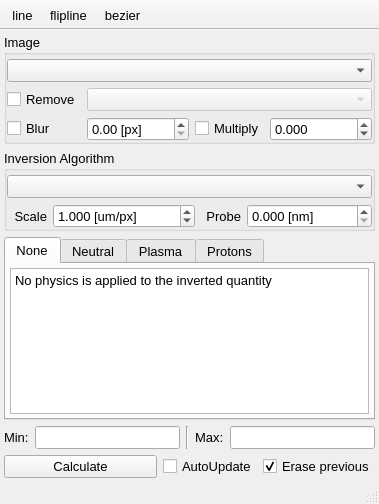
<?xml version="1.0" encoding="UTF-8"?>
<ui version="4.0">
 <class>IntegralInversion</class>
 <widget class="QMainWindow" name="IntegralInversion">
  <property name="geometry">
   <rect>
    <x>0</x>
    <y>0</y>
    <width>379</width>
    <height>504</height>
   </rect>
  </property>
  <property name="font">
   <font>
    <pointsize>10</pointsize>
   </font>
  </property>
  <property name="windowTitle">
   <string>Inversion</string>
  </property>
  <property name="unifiedTitleAndToolBarOnMac">
   <bool>true</bool>
  </property>
  <widget class="QWidget" name="centralwidget">
   <layout class="QGridLayout" name="gridLayout_3" rowstretch="0,0,1,0,0,0" columnstretch="1,0,0">
    <property name="leftMargin">
     <number>4</number>
    </property>
    <property name="topMargin">
     <number>4</number>
    </property>
    <property name="rightMargin">
     <number>4</number>
    </property>
    <property name="bottomMargin">
     <number>4</number>
    </property>
    <item row="2" column="0" colspan="3">
     <widget class="QTabWidget" name="physTabs">
      <property name="font">
       <font>
        <pointsize>10</pointsize>
       </font>
      </property>
      <property name="autoFillBackground">
       <bool>true</bool>
      </property>
      <property name="currentIndex">
       <number>0</number>
      </property>
      <property name="neutrinoSave" stdset="0">
       <bool>true</bool>
      </property>
      <widget class="QWidget" name="N_NONE">
       <attribute name="title">
        <string>None</string>
       </attribute>
       <layout class="QGridLayout" name="gridLayout_8">
        <property name="leftMargin">
         <number>4</number>
        </property>
        <property name="topMargin">
         <number>4</number>
        </property>
        <property name="rightMargin">
         <number>4</number>
        </property>
        <property name="bottomMargin">
         <number>4</number>
        </property>
        <item row="0" column="0">
         <widget class="QPlainTextEdit" name="plainTextEdit">
          <property name="font">
           <font>
            <pointsize>10</pointsize>
           </font>
          </property>
          <property name="autoFillBackground">
           <bool>true</bool>
          </property>
          <property name="plainText">
           <string>No physics is applied to the inverted quantity</string>
          </property>
          <property name="neutrinoSave" stdset="0">
           <bool>true</bool>
          </property>
         </widget>
        </item>
       </layout>
      </widget>
      <widget class="QWidget" name="N_NEUTRAL">
       <attribute name="title">
        <string>Neutral</string>
       </attribute>
       <layout class="QGridLayout" name="gridLayout_7">
        <property name="leftMargin">
         <number>4</number>
        </property>
        <property name="topMargin">
         <number>4</number>
        </property>
        <property name="rightMargin">
         <number>4</number>
        </property>
        <property name="bottomMargin">
         <number>4</number>
        </property>
        <item row="1" column="1">
         <widget class="QLineEdit" name="molarRefr_le">
          <property name="neutrinoSave" stdset="0">
           <bool>true</bool>
          </property>
         </widget>
        </item>
        <item row="1" column="0">
         <widget class="QLabel" name="label_2">
          <property name="font">
           <font>
            <pointsize>10</pointsize>
           </font>
          </property>
          <property name="text">
           <string>Molar Refractivity</string>
          </property>
         </widget>
        </item>
        <item row="2" column="0" colspan="2">
         <widget class="QPlainTextEdit" name="plainTextEdit_2">
          <property name="plainText">
           <string>Density calculated assuming neutral gas of the specified molar refractivity:
K[H2]=2.01e-6, K[He]=5.23e-7, K[Ar]=4.2e-6
</string>
          </property>
          <property name="neutrinoSave" stdset="0">
           <bool>true</bool>
          </property>
         </widget>
        </item>
       </layout>
      </widget>
      <widget class="QWidget" name="N_PLASMA">
       <attribute name="title">
        <string>Plasma</string>
       </attribute>
       <layout class="QGridLayout" name="gridLayout_9">
        <property name="leftMargin">
         <number>4</number>
        </property>
        <property name="topMargin">
         <number>4</number>
        </property>
        <property name="rightMargin">
         <number>4</number>
        </property>
        <property name="bottomMargin">
         <number>4</number>
        </property>
        <item row="0" column="0">
         <widget class="QPlainTextEdit" name="plainTextEdit_3">
          <property name="font">
           <font>
            <pointsize>10</pointsize>
           </font>
          </property>
          <property name="frameShape">
           <enum>QFrame::Panel</enum>
          </property>
          <property name="plainText">
           <string>Cold plasma dispersion law. Electron density in [m-3]</string>
          </property>
          <property name="neutrinoSave" stdset="0">
           <bool>false</bool>
          </property>
         </widget>
        </item>
       </layout>
      </widget>
      <widget class="QWidget" name="N_PROTONS">
       <attribute name="title">
        <string>Protons</string>
       </attribute>
       <layout class="QGridLayout" name="gridLayout_4">
        <property name="leftMargin">
         <number>4</number>
        </property>
        <property name="topMargin">
         <number>4</number>
        </property>
        <property name="rightMargin">
         <number>4</number>
        </property>
        <property name="bottomMargin">
         <number>4</number>
        </property>
        <item row="1" column="1">
         <widget class="QDoubleSpinBox" name="distance">
          <property name="font">
           <font>
            <pointsize>10</pointsize>
           </font>
          </property>
          <property name="suffix">
           <string> [cm]</string>
          </property>
          <property name="decimals">
           <number>3</number>
          </property>
          <property name="maximum">
           <double>99999.000000000000000</double>
          </property>
          <property name="neutrinoSave" stdset="0">
           <bool>true</bool>
          </property>
         </widget>
        </item>
        <item row="2" column="1">
         <widget class="QDoubleSpinBox" name="magnificaton">
          <property name="font">
           <font>
            <pointsize>10</pointsize>
           </font>
          </property>
          <property name="decimals">
           <number>3</number>
          </property>
          <property name="maximum">
           <double>99999.000000000000000</double>
          </property>
          <property name="neutrinoSave" stdset="0">
           <bool>true</bool>
          </property>
         </widget>
        </item>
        <item row="0" column="1">
         <widget class="QDoubleSpinBox" name="energy">
          <property name="font">
           <font>
            <pointsize>10</pointsize>
           </font>
          </property>
          <property name="suffix">
           <string> [MeV]</string>
          </property>
          <property name="decimals">
           <number>3</number>
          </property>
          <property name="maximum">
           <double>99999.000000000000000</double>
          </property>
          <property name="neutrinoSave" stdset="0">
           <bool>true</bool>
          </property>
         </widget>
        </item>
        <item row="1" column="0">
         <widget class="QLabel" name="label_5">
          <property name="font">
           <font>
            <pointsize>10</pointsize>
           </font>
          </property>
          <property name="text">
           <string>Distance</string>
          </property>
          <property name="alignment">
           <set>Qt::AlignRight|Qt::AlignTrailing|Qt::AlignVCenter</set>
          </property>
         </widget>
        </item>
        <item row="2" column="0">
         <widget class="QLabel" name="label_6">
          <property name="font">
           <font>
            <pointsize>10</pointsize>
           </font>
          </property>
          <property name="text">
           <string>Magnification</string>
          </property>
          <property name="alignment">
           <set>Qt::AlignRight|Qt::AlignTrailing|Qt::AlignVCenter</set>
          </property>
         </widget>
        </item>
        <item row="0" column="0">
         <widget class="QLabel" name="label_4">
          <property name="font">
           <font>
            <pointsize>10</pointsize>
           </font>
          </property>
          <property name="text">
           <string>Energy</string>
          </property>
          <property name="alignment">
           <set>Qt::AlignRight|Qt::AlignTrailing|Qt::AlignVCenter</set>
          </property>
         </widget>
        </item>
        <item row="3" column="0">
         <spacer name="verticalSpacer">
          <property name="orientation">
           <enum>Qt::Vertical</enum>
          </property>
          <property name="sizeHint" stdset="0">
           <size>
            <width>20</width>
            <height>40</height>
           </size>
          </property>
         </spacer>
        </item>
       </layout>
      </widget>
     </widget>
    </item>
    <item row="5" column="0">
     <widget class="QPushButton" name="doInversion">
      <property name="font">
       <font>
        <pointsize>10</pointsize>
       </font>
      </property>
      <property name="text">
       <string>Calculate</string>
      </property>
     </widget>
    </item>
    <item row="5" column="1">
     <widget class="QCheckBox" name="autoUpdate">
      <property name="font">
       <font>
        <pointsize>10</pointsize>
       </font>
      </property>
      <property name="text">
       <string>AutoUpdate</string>
      </property>
      <property name="neutrinoSave" stdset="0">
       <bool>true</bool>
      </property>
     </widget>
    </item>
    <item row="5" column="2">
     <widget class="QCheckBox" name="erasePrevious">
      <property name="font">
       <font>
        <pointsize>10</pointsize>
       </font>
      </property>
      <property name="text">
       <string>Erase previous</string>
      </property>
      <property name="checked">
       <bool>true</bool>
      </property>
      <property name="neutrinoSave" stdset="0">
       <bool>true</bool>
      </property>
     </widget>
    </item>
    <item row="1" column="0" colspan="3">
     <widget class="QGroupBox" name="groupBox_2">
      <property name="font">
       <font>
        <pointsize>10</pointsize>
       </font>
      </property>
      <property name="title">
       <string>Inversion Algorithm</string>
      </property>
      <layout class="QGridLayout" name="gridLayout" columnstretch="0,0,0,0">
       <property name="leftMargin">
        <number>0</number>
       </property>
       <property name="topMargin">
        <number>4</number>
       </property>
       <property name="rightMargin">
        <number>0</number>
       </property>
       <property name="bottomMargin">
        <number>0</number>
       </property>
       <item row="1" column="3">
        <widget class="QDoubleSpinBox" name="probeLambda_sb">
         <property name="font">
          <font>
           <pointsize>10</pointsize>
          </font>
         </property>
         <property name="suffix">
          <string> [nm]</string>
         </property>
         <property name="decimals">
          <number>3</number>
         </property>
         <property name="maximum">
          <double>999999999.000000000000000</double>
         </property>
         <property name="neutrinoSave" stdset="0">
          <bool>true</bool>
         </property>
        </widget>
       </item>
       <item row="1" column="1">
        <widget class="QDoubleSpinBox" name="imgRes_sb">
         <property name="sizePolicy">
          <sizepolicy hsizetype="Fixed" vsizetype="Fixed">
           <horstretch>0</horstretch>
           <verstretch>0</verstretch>
          </sizepolicy>
         </property>
         <property name="font">
          <font>
           <pointsize>10</pointsize>
          </font>
         </property>
         <property name="suffix">
          <string> [um/px]</string>
         </property>
         <property name="decimals">
          <number>3</number>
         </property>
         <property name="maximum">
          <double>999999.000000000000000</double>
         </property>
         <property name="value">
          <double>1.000000000000000</double>
         </property>
         <property name="neutrinoSave" stdset="0">
          <bool>true</bool>
         </property>
        </widget>
       </item>
       <item row="1" column="0">
        <widget class="QLabel" name="label_3">
         <property name="font">
          <font>
           <pointsize>10</pointsize>
          </font>
         </property>
         <property name="text">
          <string>Scale</string>
         </property>
         <property name="alignment">
          <set>Qt::AlignRight|Qt::AlignTrailing|Qt::AlignVCenter</set>
         </property>
        </widget>
       </item>
       <item row="1" column="2">
        <widget class="QLabel" name="label">
         <property name="font">
          <font>
           <pointsize>10</pointsize>
          </font>
         </property>
         <property name="text">
          <string>Probe</string>
         </property>
         <property name="alignment">
          <set>Qt::AlignRight|Qt::AlignTrailing|Qt::AlignVCenter</set>
         </property>
        </widget>
       </item>
       <item row="0" column="0" colspan="4">
        <widget class="QComboBox" name="invAlgo_cb">
         <property name="font">
          <font>
           <pointsize>10</pointsize>
          </font>
         </property>
         <property name="neutrinoSave" stdset="0">
          <bool>false</bool>
         </property>
        </widget>
       </item>
      </layout>
     </widget>
    </item>
    <item row="0" column="0" colspan="3">
     <widget class="QGroupBox" name="groupBox_14">
      <property name="font">
       <font>
        <pointsize>10</pointsize>
       </font>
      </property>
      <property name="title">
       <string>Image</string>
      </property>
      <layout class="QGridLayout" name="gridLayout_2" columnstretch="0,1,0,1">
       <property name="leftMargin">
        <number>0</number>
       </property>
       <property name="topMargin">
        <number>4</number>
       </property>
       <property name="rightMargin">
        <number>0</number>
       </property>
       <property name="bottomMargin">
        <number>0</number>
       </property>
       <item row="1" column="0">
        <widget class="QCheckBox" name="refphase_checkb">
         <property name="enabled">
          <bool>true</bool>
         </property>
         <property name="font">
          <font>
           <pointsize>10</pointsize>
          </font>
         </property>
         <property name="text">
          <string>Remove</string>
         </property>
         <property name="neutrinoSave" stdset="0">
          <bool>true</bool>
         </property>
        </widget>
       </item>
       <item row="2" column="3">
        <widget class="QDoubleSpinBox" name="multiply_sb">
         <property name="font">
          <font>
           <pointsize>10</pointsize>
          </font>
         </property>
         <property name="decimals">
          <number>3</number>
         </property>
         <property name="minimum">
          <double>-99.998999999999995</double>
         </property>
         <property name="maximum">
          <double>100.000000000000000</double>
         </property>
         <property name="neutrinoSave" stdset="0">
          <bool>true</bool>
         </property>
        </widget>
       </item>
       <item row="2" column="1">
        <widget class="QDoubleSpinBox" name="blurRadius_sb">
         <property name="enabled">
          <bool>true</bool>
         </property>
         <property name="font">
          <font>
           <pointsize>10</pointsize>
          </font>
         </property>
         <property name="suffix">
          <string> [px]</string>
         </property>
         <property name="maximum">
          <double>999.990000000000009</double>
         </property>
         <property name="neutrinoSave" stdset="0">
          <bool>true</bool>
         </property>
        </widget>
       </item>
       <item row="2" column="0">
        <widget class="QCheckBox" name="blurRadius_checkb">
         <property name="font">
          <font>
           <pointsize>10</pointsize>
          </font>
         </property>
         <property name="text">
          <string>Blur</string>
         </property>
         <property name="neutrinoSave" stdset="0">
          <bool>true</bool>
         </property>
        </widget>
       </item>
       <item row="2" column="2">
        <widget class="QCheckBox" name="multiply_checkb">
         <property name="font">
          <font>
           <pointsize>10</pointsize>
          </font>
         </property>
         <property name="text">
          <string>Multiply</string>
         </property>
         <property name="neutrinoSave" stdset="0">
          <bool>true</bool>
         </property>
        </widget>
       </item>
       <item row="1" column="1" colspan="3">
        <widget class="QComboBox" name="refphase_cb">
         <property name="enabled">
          <bool>false</bool>
         </property>
         <property name="font">
          <font>
           <pointsize>10</pointsize>
          </font>
         </property>
         <property name="neutrinoImage" stdset="0">
          <bool>true</bool>
         </property>
        </widget>
       </item>
       <item row="0" column="0" colspan="4">
        <widget class="QComboBox" name="image">
         <property name="font">
          <font>
           <pointsize>10</pointsize>
          </font>
         </property>
         <property name="neutrinoImage" stdset="0">
          <bool>true</bool>
         </property>
        </widget>
       </item>
      </layout>
     </widget>
    </item>
    <item row="3" column="0" colspan="3">
     <widget class="QWidget" name="widget" native="true">
      <property name="font">
       <font>
        <pointsize>10</pointsize>
       </font>
      </property>
      <layout class="QHBoxLayout" name="horizontalLayout" stretch="0,0,0,0,0">
       <property name="leftMargin">
        <number>0</number>
       </property>
       <property name="topMargin">
        <number>0</number>
       </property>
       <property name="rightMargin">
        <number>0</number>
       </property>
       <property name="bottomMargin">
        <number>0</number>
       </property>
       <item>
        <widget class="QLabel" name="label_8">
         <property name="font">
          <font>
           <pointsize>10</pointsize>
          </font>
         </property>
         <property name="text">
          <string>Min:</string>
         </property>
        </widget>
       </item>
       <item>
        <widget class="QLineEdit" name="minCut">
         <property name="font">
          <font>
           <pointsize>10</pointsize>
          </font>
         </property>
         <property name="neutrinoSave" stdset="0">
          <bool>true</bool>
         </property>
        </widget>
       </item>
       <item>
        <widget class="Line" name="line">
         <property name="font">
          <font>
           <pointsize>10</pointsize>
          </font>
         </property>
         <property name="orientation">
          <enum>Qt::Vertical</enum>
         </property>
        </widget>
       </item>
       <item>
        <widget class="QLabel" name="label_7">
         <property name="font">
          <font>
           <pointsize>10</pointsize>
          </font>
         </property>
         <property name="text">
          <string>Max:</string>
         </property>
        </widget>
       </item>
       <item>
        <widget class="QLineEdit" name="maxCut">
         <property name="font">
          <font>
           <pointsize>10</pointsize>
          </font>
         </property>
         <property name="neutrinoSave" stdset="0">
          <bool>true</bool>
         </property>
        </widget>
       </item>
      </layout>
     </widget>
    </item>
   </layout>
  </widget>
  <widget class="QStatusBar" name="statusbar"/>
  <widget class="QToolBar" name="toolBar">
   <property name="windowTitle">
    <string>toolBar</string>
   </property>
   <property name="movable">
    <bool>false</bool>
   </property>
   <property name="iconSize">
    <size>
     <width>20</width>
     <height>20</height>
    </size>
   </property>
   <property name="floatable">
    <bool>false</bool>
   </property>
   <attribute name="toolBarArea">
    <enum>TopToolBarArea</enum>
   </attribute>
   <attribute name="toolBarBreak">
    <bool>false</bool>
   </attribute>
   <addaction name="actionLine"/>
   <addaction name="actionFlipline"/>
   <addaction name="actionBezier"/>
  </widget>
  <action name="actionBezier">
   <property name="icon">
    <iconset>
     <normaloff>:icons//bezier.png</normaloff>:icons//bezier.png</iconset>
   </property>
   <property name="text">
    <string>bezier</string>
   </property>
   <property name="toolTip">
    <string>Switch Bezier</string>
   </property>
  </action>
  <action name="actionLine">
   <property name="icon">
    <iconset>
     <normaloff>:icons//line.png</normaloff>:icons//line.png</iconset>
   </property>
   <property name="text">
    <string>line</string>
   </property>
   <property name="toolTip">
    <string>Show axis window</string>
   </property>
  </action>
  <action name="actionFlipline">
   <property name="icon">
    <iconset>
     <normaloff>:icons//flipline.png</normaloff>:icons//flipline.png</iconset>
   </property>
   <property name="text">
    <string>flipline</string>
   </property>
   <property name="toolTip">
    <string>Flip Monotone</string>
   </property>
  </action>
 </widget>
 <tabstops>
  <tabstop>plainTextEdit</tabstop>
  <tabstop>erasePrevious</tabstop>
  <tabstop>plainTextEdit_2</tabstop>
  <tabstop>molarRefr_le</tabstop>
  <tabstop>plainTextEdit_3</tabstop>
 </tabstops>
 <resources/>
 <connections/>
</ui>
